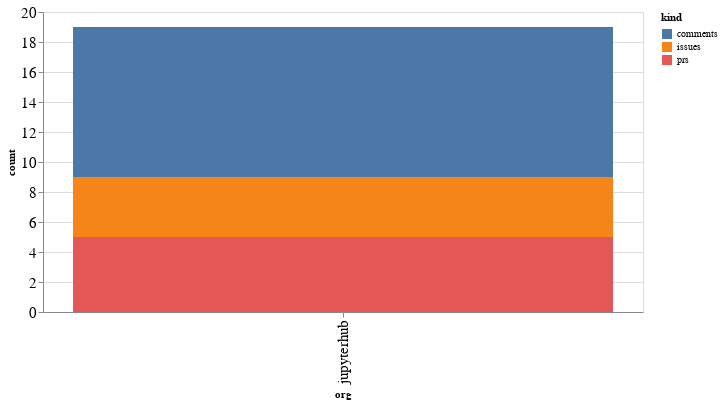

The code cell stored with this chart in its notebook:
### Code cell
alt.Chart(org_summaries, width=600).mark_bar().encode(
    x='org',
    y='count',
    color='kind',
    tooltip="org"
)

### Figure 1 — Vega-Lite specification as saved in the notebook (floating-point values rounded to 4 significant figures)
{"config": {"axisLeft": {"labelFontSize": 15}, "axisBottom": {"labelFontSize": 15}}, "data": {"name": "data-fafcd6718c4bea3003324cb3a64138a9"}, "mark": "bar", "encoding": {"color": {"type": "nominal", "field": "kind"}, "tooltip": {"type": "nominal", "field": "org"}, "x": {"type": "nominal", "field": "org"}, "y": {"type": "quantitative", "field": "count"}}, "width": 600, "$schema": "https://vega.github.io/schema/vega-lite/v4.8.1.json", "datasets": {"data-fafcd6718c4bea3003324cb3a64138a9": [{"org": "jupyterhub", "kind": "comments", "count": 10}, {"org": "jupyterhub", "kind": "issues", "count": 4}, {"org": "jupyterhub", "kind": "prs", "count": 5}]}}
